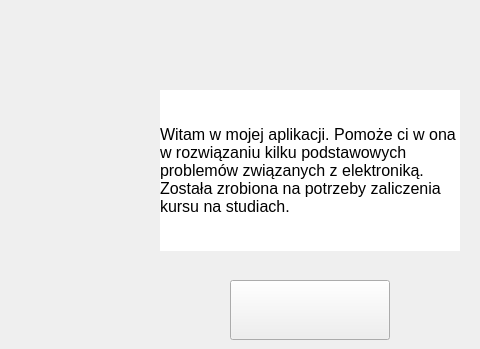
      <widget class="QWidget" name="Powitalna">
       <widget class="QWidget" name="gridLayoutWidget">
        <property name="geometry">
         <rect>
          <x>150</x>
          <y>90</y>
          <width>321</width>
          <height>161</height>
         </rect>
        </property>
        <layout class="QGridLayout" name="gridLayout_2">
         <item row="1" column="0">
          <widget class="QLabel" name="PowitanieText">
           <property name="maximumSize">
            <size>
             <width>300</width>
             <height>16777215</height>
            </size>
           </property>
           <property name="font">
            <font>
             <pointsize>12</pointsize>
            </font>
           </property>
           <property name="styleSheet">
            <string notr="true">background-color: rgb(255, 255, 255)</string>
           </property>
           <property name="inputMethodHints">
            <set>Qt::ImhNone</set>
           </property>
           <property name="text">
            <string>Witam w mojej aplikacji. Pomoże ci w ona w rozwiązaniu kilku podstawowych problemów związanych z elektroniką.
Została zrobiona na potrzeby zaliczenia kursu na studiach.</string>
           </property>
           <property name="textFormat">
            <enum>Qt::AutoText</enum>
           </property>
           <property name="wordWrap">
            <bool>true</bool>
           </property>
           <property name="textInteractionFlags">
            <set>Qt::LinksAccessibleByMouse</set>
           </property>
          </widget>
         </item>
        </layout>
       </widget>
       <widget class="QPushButton" name="StartButton">
        <property name="geometry">
         <rect>
          <x>230</x>
          <y>280</y>
          <width>160</width>
          <height>60</height>
         </rect>
        </property>
        <property name="minimumSize">
         <size>
          <width>60</width>
          <height>60</height>
         </size>
        </property>
        <property name="maximumSize">
         <size>
          <width>160</width>
          <height>16777215</height>
         </size>
        </property>
        <property name="font">
         <font>
          <pointsize>14</pointsize>
         </font>
        </property>
        <property name="text">
         <string/>
        </property>
        <property name="icon">
         <iconset resource="image.qrc">
          <normaloff>:/image/StartButton.png</normaloff>:/image/StartButton.png</iconset>
        </property>
        <property name="iconSize">
         <size>
          <width>200</width>
          <height>200</height>
         </size>
        </property>
       </widget>
      </widget>
